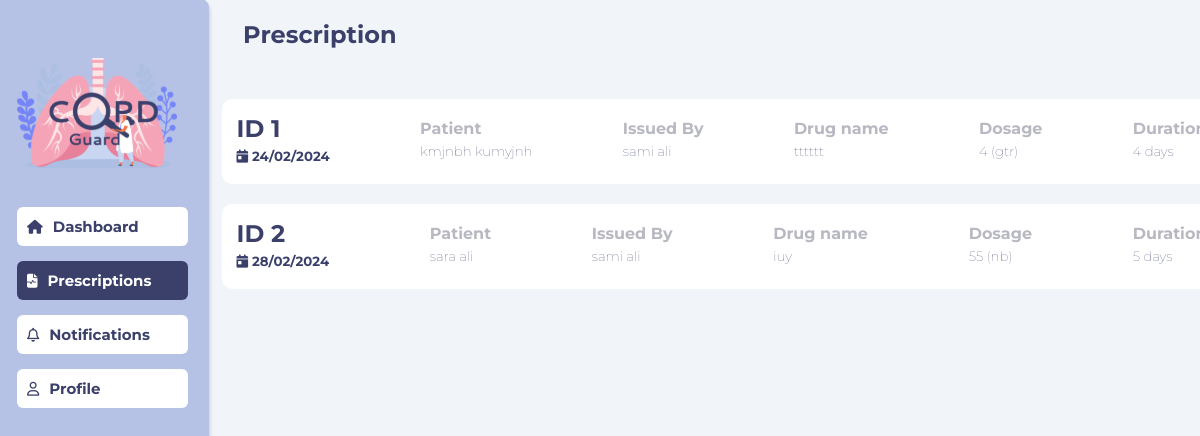
The app's page /Prescriptions.php (signed in) with its own data.
### tables this page shows
CREATE TABLE `prescriptions` (
  `Prescription_ID` int(11) NOT NULL,
  `DateTime` datetime NOT NULL DEFAULT current_timestamp(),
  `Generic_Drug_name` varchar(100) NOT NULL,
  `Trade_Drug_name` varchar(100) NOT NULL,
  `Prescribed_Quantity` int(11) NOT NULL,
  `Prescribed_Dosage_unit` varchar(100) NOT NULL,
  `Duration` int(11) NOT NULL,
  `Refills` int(11) NOT NULL,
  `Frequency_value` varchar(100) NOT NULL,
  `Unit_per_Frequency` varchar(100) NOT NULL,
  `Dispense_date` date NOT NULL,
  `Dispensed_Quantity_by_pack` varchar(100) NOT NULL,
  `Instructions` text NOT NULL,
  `Patient_id` int(11) NOT NULL,
  `HProvider_id` int(11) NOT NULL
);

### Controller.php (called while the page is built, shortened)
<?php
function getPrescriptions($Healthcare_Provider_ID)
{
    $db = connectDB();
    $result = mysqli_query($db, "SELECT prescriptions.*, concat(patient.First_name,' ',patient.Last_name) AS patient_name ,concat(healthcare_provider.First_name,' ',healthcare_provider.Last_name) AS hprovider_name , healthcare_provider.First_name, healthcare_provider.Last_name FROM prescriptions,patient,healthcare_provider where prescriptions.Patient_id=patient.National_ID AND prescriptions.HProvider_id=healthcare_provider.Healthcare_Provider_ID AND prescriptions.HProvider_id='$Healthcare_Provider_ID'");
    $Prescriptions = array();
    while ($row = mysqli_fetch_array($result)) {
        $Prescriptions[] = $row;
    }
    return $Prescriptions;
}

### Prescriptions.php (the view, shortened to what this page needs)
<?php
require_once 'Controller.php';
$Prescriptions = getPrescriptions(currentUserId());
?>
<!DOCTYPE html>
<html lang="en">
<head>
    <link rel="stylesheet" href="./css/all.min.css" />
    <link rel="stylesheet" href="./css/framework.css">
    <link rel="stylesheet" href="./css/master.css">
</head>
<body>
    <div class="page d-flex">
        <div class="sidebar bg-white p-20 p-relative">
            <br><br>
            <br><br>
            <ul>
                <li class="mb-15">
                    <a class=" d-flex align-center fs-14 c-white rad-6 p-10" href="HPDashboard.php">
                        <i class="fa fa-solid fa-house"></i>
                        <span>Dashboard</span>
                    </a>
                </li>
                <li class="mb-15">
                    <a class="active d-flex align-center fs-14 c-white rad-6 p-10 " href="Prescriptions.php">
                        <i class="fa fa-solid fa-file-waveform"></i>
                        <span>Prescriptions</span>
                    </a>
                </li>
                <li class="mb-15">
                    <a class=" d-flex align-center fs-14 c-white  rad-6 p-10" href="Notifications.php">
                        <i class="fa fa-regular fa-bell"></i>
                        <span>Notifications</span>
                    </a>
                </li>
                <li class="mb-15">
                    <a class=" d-flex align-center fs-14 c-white  rad-6 p-10" href="Profile.php">
                        <i class="fa fa-regular fa-user"></i>
                        <span>Profile</span>
                    </a>
                </li>
            </ul>
        </div>
        <div class="content w-full">
            <h2 class="mt-20 ml-30 c-blue-alt mb-40 "> Prescription </h2>
            <div class="projects p-10">
                <div class="boxes">
                    <?php if (count($Prescriptions) > 0) {
                        foreach ($Prescriptions as $prescription): ?>
                            <div class="box w-full bg-white rad-10 ml-30 p-15 mb-20">
                                <div class="cell">
                                    <h2 class="c-blue-alt mt-0 mb-5 "> ID
                                        <?php echo $prescription["Prescription_ID"]; ?>
                                    </h2>
                                    <h5 class="c-blue-alt mt-0 mb-5"><i class="fa fa-solid fa-calendar-day"></i>
                                        <?php echo date(" d/m/Y ", strtotime($prescription["DateTime"])); ?>
                                    </h5>
                                </div>
                                <div class="cell">
                                    <h4 class="c-grey mt-0 mb-5 "> Patient</h4>
                                    <h5 class="c-blue-alt mt-0 mb-5 fw-lighter ">
                                        <?php echo $prescription["patient_name"]; ?>
                                    </h5>
                                </div>
                                <div class="cell">
                                    <h4 class="c-grey mt-0 mb-5 "> Issued By</h4>
                                    <h5 class="c-blue-alt mt-0 mb-5 fw-lighter ">
                                        <?php echo $prescription["hprovider_name"]; ?>
                                    </h5>
                                </div>
                                <div class="cell">
                                    <h4 class="c-grey mt-0 mb-5 "> Drug name</h4>
                                    <h5 class="c-blue-alt mt-0 mb-5 fw-lighter ">
                                        <?php echo $prescription["Generic_Drug_name"]; ?>
                                    </h5>
                                </div>
                                <div class="cell">
                                    <h4 class="c-grey mt-0 mb-5 "> Dosage</h4>
                                    <h5 class="c-blue-alt mt-0 mb-5 fw-lighter ">
                                        <?php echo $prescription["Prescribed_Quantity"] . " (" . $prescription["Prescribed_Dosage_unit"] . ")"; ?>
                                    </h5>
                                </div>
                                <div class="cell">
                                    <h4 class="c-grey mt-0 mb-5 "> Duration</h4>
                                    <h5 class="c-blue-alt mt-0 mb-5 fw-lighter ">
                                        <?php echo $prescription["Duration"]; ?> days
                                    </h5>
                                </div>
                            </div>
                        <?php endforeach;
                    } else {
                        echo "<div class='box bg-white rad-10 ml-30 p-15 mb-20'>
                        <center class='c-red center-flex w-full'> There is no prescription yet ^_^ </center></div>";
                    } ?>
                </div>
            </div>
        </div>
    </div>
</body>
</html>

### css/framework.css (style rules this page uses)
:root { --blue-color: #7585F8; --blue-alt-color: #3B406B; --orange-color: #f59e0b; --green-color: #69C6A7; --red-color: #f44336; --grey-color: #B7B8C1; }
.d-flex { display: flex; }
.align-center { align-items: center; }
.p-10 { padding: 10px; }
.p-15 { padding: 15px; }
.p-20 { padding: 20px; }
.mt-0 { margin-top: 0; }
.mt-20 { margin-top: 20px; }
.mb-5 { margin-bottom: 5px; }
.mb-15 { margin-bottom: 15px; }
.mb-20 { margin-bottom: 20px; }
.mb-40 { margin-bottom: 40px; }
.ml-30 { margin-left: 30px; }
.bg-white { background-color: white; }
.c-white { color: white; }
.c-grey { color: var(--grey-color); }
.c-blue-alt { color: var(--blue-alt-color); }
.p-relative { position: relative; }
.fs-14 { font-size: 14px; }
.fw-lighter { font-weight: lighter; }
.rad-6 { border-radius: 6px; }
.rad-10 { border-radius: 10px; }
.w-full { width: 100%; }

### css/master.css (style rules this page uses)
:root { --blue-color: #B5C2E6; --blue-alt-color: #3B406B; --orange-color: #f59e0b; --green-color: #22c55e; --red-color: #f44336; --grey-color: #B7B8C1; }
* { box-sizing: border-box; }
body { margin: 0; font-family: "Montserrat", sans-serif; }
a { text-decoration: none; }
ul { list-style: none; padding: 0; }
.page { background-color: #F1F5F9; min-height: 100vh; }
.sidebar { width: 250px; box-shadow: 0 0 10px #DDD; box-sizing: border-box; left: -4px; right: 1131px; top: 29px; background: #FFFFFF; border: 1px solid #DFE0EB; box-shadow: 0px 4px 4px rgba(0, 0, 0, 0.25); border-radius: 8px; max-height: 94vh; }
.sidebar ul li a { transition: 0.3s; margin-bottom: 5px; background-color: white; color: var(--blue-alt-color) }
.sidebar ul li a:hover, .sidebar ul li a.active { background-color: var(--blue-alt-color); color: white; }
.sidebar ul li a span { font-size: 15px; margin-left: 10px; font-weight: bold; }
.content { overflow: hidden; }

### Prescriptions.php (style rules this page uses)
.boxes { display: flex; align-items: center; flex-direction: column; justify-content: space-between; }
.sidebar { top: -1px !important; background: #B5C2E6 !important; border-color: #B5C2E6 !important; max-height: -webkit-fill-available !important; }
.box { display: flex; flex-direction: row; flex-wrap: nowrap; align-items: center; justify-content: space-between; width: 1000px; }
.cell { display: flex; flex-direction: column; justify-content: space-evenly; align-items: stretch; }

### records on screen
prescriptions: Prescription_ID "1", DateTime "24/02/2024", patient_name "kmjnbh kumyjnh", hprovider_name "sami ali", Generic_Drug_name "tttttt", Prescribed_Quantity "4", Prescribed_Dosage_unit "gtr", Duration "4"
prescriptions: Prescription_ID "2", DateTime "28/02/2024", patient_name "sara ali", hprovider_name "sami ali", Generic_Drug_name "iuy", Prescribed_Quantity "55", Prescribed_Dosage_unit "nb", Duration "5"
